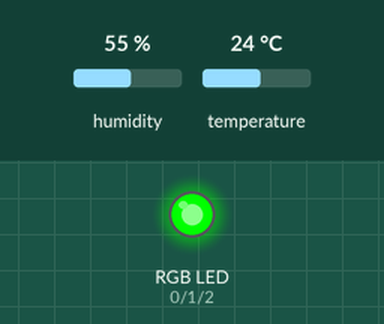
A sketch run on a simulated Arduino Uno, built with avr-gcc and run on an emulated ATmega328P. Shown: an RGB LED mixed from three pins (HIGH = lit). Dashed ring = blinking. Inputs (shaded band) come from the test bench; at power-on: humidity 55 %, temperature 24 °C.

Above: at 3.8 s.
3.9 s: humidity set to 52 %
10.5 s: humidity set to 49 %
At 12.36 s:
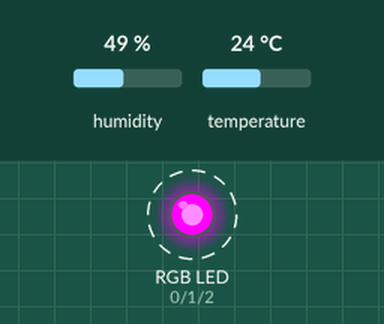
14.4 s: temperature set to 12 °C
22.2 s: humidity set to 51 %
At 25.6 s:
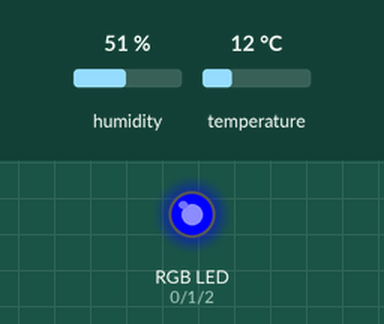
26.2 s: humidity set to 22 %
At 27.96 s:
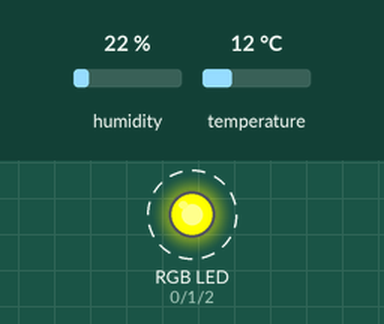
Timing chart, 0 to 30.5 s (numbered marks = the images above; inputs shaded):
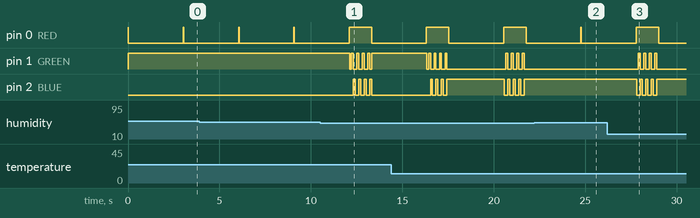

The sketch:

Temperature-Humidity_Monitoring_RGB_Buzzer.ino
```cpp
/*
 * Sensor DHT11 suoer simple
 * https://www.youtube.com/c/Radal05
 * 20 Desember 2021
 */


#define RED 0     //define red color pin PB0
#define GREEN 1   //define green color pin PB1
#define BLUE 2    //define blue color pin PB2


#include <DHT.h>    //dht sensor library
DHT dht(4, DHT11);  //Data sensor DHT ke PB4

void setup()
{
  pinMode (RED,OUTPUT);
  pinMode (GREEN,OUTPUT);
  pinMode (BLUE,OUTPUT);
  digitalWrite (RED, HIGH); //Membuat Off led red dan buzzer
  dht.begin();
}

void loop()
{ float t = dht.readTemperature();
  float h = dht.readHumidity();

   /*
    * bila sensor tidak membaca
    * nyalakan led green dan blue
    */
  if (isnan(t) ) {
  digitalWrite(GREEN, LOW);
  digitalWrite(BLUE, LOW);
  delay(100);
  return;
  }
/*
 * Bila ada Humidity yang dilarang
 * mala led green dan blue tidak berkedip
 * contoh disini Humidity yang dilarang 50%-60%
 * Dan sekalian menunjukan bahwa alat ini bekerja
 * Bila sensor erro mala led
 */
for (int i=0; i <= 3; i++){
  if (h >= 60 || h <= 50){
    {
     digitalWrite (GREEN, LOW);
     digitalWrite (BLUE, LOW);
     delay(100);

     digitalWrite (GREEN, HIGH);
     digitalWrite (BLUE, LOW);
     delay(100);

     digitalWrite (GREEN, LOW);
     digitalWrite(BLUE, HIGH);
     delay(100);}
    }}

// Bila Humidity dibawah 70% buzzer ON
  if (h<=70){
    digitalWrite (RED, LOW);
  }


  if (t >32)  //temperature check for hot, cold, optimum
    {
      digitalWrite (RED, LOW);
      }

  else if (t <23)
    {digitalWrite (RED, LOW);
     }

  else
    {
     digitalWrite (GREEN, HIGH);// Status suhu masuk katagori
     digitalWrite (BLUE, LOW);

     }

  delay(3000);   //period pengukuran per 3 detik
  digitalWrite (RED, HIGH); //Matikan led dan buzzer
}
```

Measured:
- the behaviour switches between 51 and 50 % on humidity (found by bisection; images 0 and 1)
- after the input at 10.5 s, pin 1 (GREEN): goes LOW 0.10 s, 3 × (HIGH 0.10 s, LOW 0.20 s), HIGH 0.10 s, LOW 0.10 s, then HIGH, starting after 1.6 s; pin 2 (BLUE): alternates HIGH for 0.10 s and LOW for 0.20 s, 8 changes in all, then stays LOW, starting after 1.8 s
- after the input at 22.2 s, pin 1 (GREEN): stops changing and stays LOW; pin 2 (BLUE): stops changing and stays HIGH
- after the input at 26.2 s, pin 1 (GREEN): alternates HIGH for 0.10 s and LOW for 0.20 s, 8 changes in all, then stays LOW, starting after 1.7 s; pin 2 (BLUE): alternates HIGH for 0.10 s and LOW for 0.20 s, 8 changes in all, then stays HIGH, starting after 1.6 s
- by itself, pin 0 (RED): alternates HIGH for 1.2 s and LOW for 3.0 s
